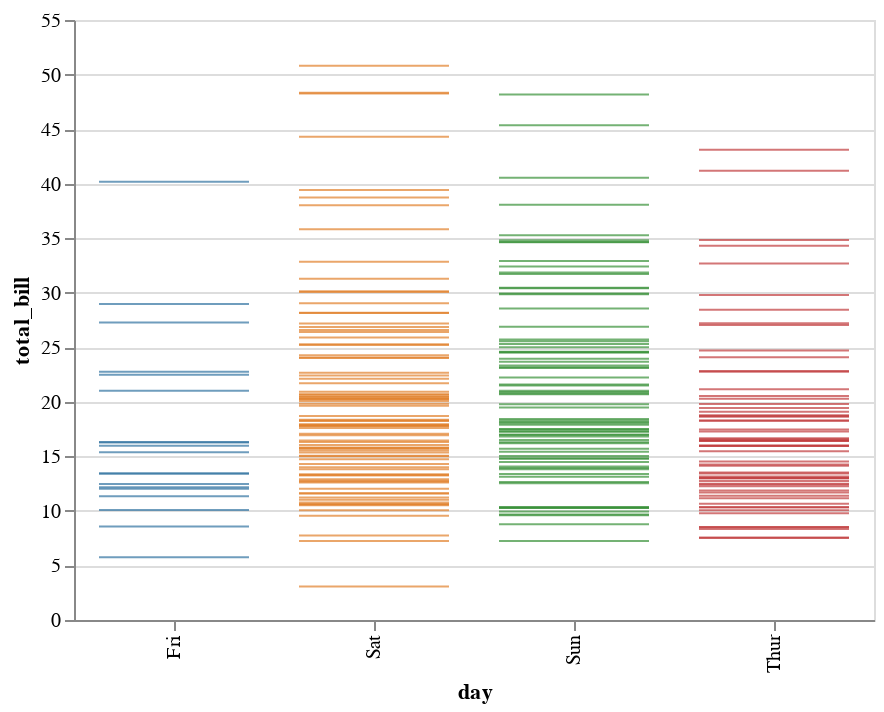

Write notebook code for a chart like this one.
### Code cell
display(salt.stripplot(x="day", y="total_bill", data=tips))
ax = sns.stripplot(x="day", y="total_bill", data=tips, jitter=0.05)

### Figure 1 — Vega-Lite specification as saved in the notebook (floating-point values rounded to 4 significant figures; data arrays with more than 128 entries replaced by an {"elided": "..."} marker saying what was removed)
{"$schema": "https://vega.github.io/schema/vega-lite/v2.4.1.json", "config": {"range": {"category": ["rgba(49.62499999999999,115.62499999999996,161.37500000000003,1)", "rgba(224.87499999999997,128.875,44.12500000000004,1)", "rgba(58.49999999999999,145.50000000000003,58.49999999999999,1)", "rgba(192.125,60.87500000000001,61.62499999999999,1)", "rgba(147.49999999999994,113.74999999999999,178.25,1)", "rgba(131.875,91.37500000000001,83.12500000000001,1)", "rgba(213.50000000000003,132.49999999999997,188.74999999999994,1)", "rgba(127.0,127.0,127.0,1)", "rgba(168.87500000000003,169.625,53.37500000000001,1)", "rgba(45.99999999999998,171.25,184.00000000000003,1)"]}, "view": {"height": 300, "width": 400}}, "data": {"values": {"elided": "244 records"}}, "encoding": {"color": {"field": "day", "legend": null, "type": "nominal"}, "x": {"field": "day", "type": "nominal"}, "y": {"field": "total_bill", "type": "quantitative"}}, "mark": "tick"}
